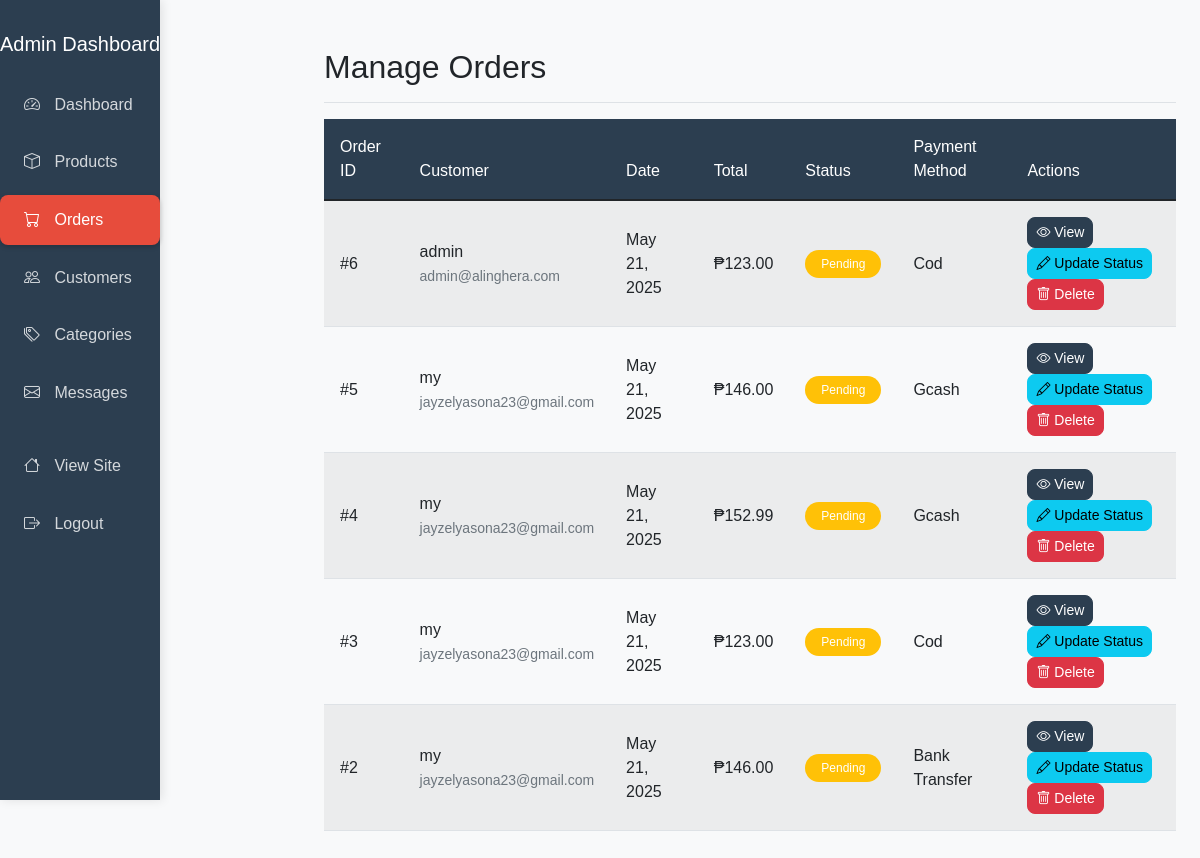
The page /admin/orders.php (signed in) on the database its author committed.
### tables this page shows
CREATE TABLE `orders` (
  `id` int(11) NOT NULL,
  `user_id` int(11) DEFAULT NULL,
  `total_amount` decimal(10,2) NOT NULL,
  `status` enum('pending','processing','shipped','delivered','cancelled') DEFAULT 'pending',
  `shipping_address` text NOT NULL,
  `contact_number` varchar(20) NOT NULL,
  `payment_method` varchar(50) NOT NULL,
  `created_at` timestamp NOT NULL DEFAULT current_timestamp()
);

CREATE TABLE `users` (
  `id` int(11) NOT NULL,
  `username` varchar(50) NOT NULL,
  `password` varchar(255) NOT NULL,
  `email` varchar(100) NOT NULL,
  `role` enum('admin','customer') NOT NULL DEFAULT 'customer',
  `created_at` timestamp NOT NULL DEFAULT current_timestamp()
);

### admin/orders.php (the view, shortened to what this page needs)
<?php
require_once "../config/database.php";
$sqla = "SELECT o.*, u.username, u.email
        FROM orders o
        JOIN users u ON o.user_id = u.id
        ORDER BY o.created_at DESC";
$result = mysqli_query($conn, $sqla);
$orders = mysqli_fetch_all($result, MYSQLI_ASSOC);
?>
<!DOCTYPE html>
<html lang="en">
<head>
    <link href="https://cdn.jsdelivr.net/npm/bootstrap@5.1.3/dist/css/bootstrap.min.css" rel="stylesheet">
    <link rel="stylesheet" href="https://cdn.jsdelivr.net/npm/bootstrap-icons@1.7.2/font/bootstrap-icons.css">
    <link rel="stylesheet" href="../assets/css/admin.css">
</head>
<body>
    <div class="container-fluid">
        <div class="row">
            <?php include 'sidebar.php'; ?>
            <main class="col-md-9 ms-sm-auto col-lg-9 px-md-4">
                <div class="d-flex justify-content-between flex-wrap flex-md-nowrap align-items-center pt-3 pb-2 mb-3 border-bottom">
                    <h1 class="h2">Manage Orders</h1>
                </div>
                <div class="table-responsive">
                    <table class="table table-striped table-hover">
                        <thead>
                            <tr>
                                <th>Order ID</th>
                                <th>Customer</th>
                                <th>Date</th>
                                <th>Total</th>
                                <th>Status</th>
                                <th>Payment Method</th>
                                <th>Actions</th>
                            </tr>
                        </thead>
                        <tbody>
                            <?php foreach($orders as $order): ?>
                                <tr>
                                    <td>#<?php echo $order['id']; ?></td>
                                    <td>
                                        <?php echo htmlspecialchars($order['username']); ?><br>
                                        <small class="text-muted"><?php echo htmlspecialchars($order['email']); ?></small>
                                    </td>
                                    <td><?php echo date('M j, Y', strtotime($order['created_at'])); ?></td>
                                    <td>₱<?php echo number_format($order['total_amount'], 2); ?></td>
                                    <td>
                                        <span class="badge bg-<?php
                                            echo $order['status'] === 'pending' ? 'warning' :
                                                ($order['status'] === 'processing' ? 'info' :
                                                ($order['status'] === 'shipped' ? 'primary' :
                                                ($order['status'] === 'delivered' ? 'success' : 'danger')));
                                        ?>">
                                            <?php echo ucfirst($order['status']); ?>
                                        </span>
                                    </td>
                                    <td><?php echo ucwords(str_replace('_', ' ', $order['payment_method'])); ?></td>
                                    <td>
                                        <a href="view_order.php?id=<?php echo $order['id']; ?>" class="btn btn-sm btn-primary">
                                            <i class="bi bi-eye"></i> View
                                        </a>
                                        <button type="button" class="btn btn-sm btn-info" data-bs-toggle="modal" data-bs-target="#updateStatusModal<?php echo $order['id']; ?>">
                                            <i class="bi bi-pencil"></i> Update Status
                                        </button>
                                        <button type="button" class="btn btn-sm btn-danger" data-bs-toggle="modal" data-bs-target="#deleteOrderModal<?php echo $order['id']; ?>">
                                            <i class="bi bi-trash"></i> Delete
                                        </button>
                                    </td>
                                </tr>
                            <?php endforeach; ?>
                        </tbody>
                    </table>
                </div>
            </main>
        </div>
    </div>
</body>
</html>

### assets/css/admin.css (style rules this page uses)
:root { --admin-primary: #2c3e50; --admin-secondary: #e74c3c; --admin-accent: #3498db; --admin-light: #ecf0f1; --admin-dark: #2c3e50; --admin-success: #2ecc71; --admin-warning: #f1c40f; --admin-danger: #e74c3c; --admin-text: #333; --admin-border-radius: 8px; --admin-box-shadow: 0 2px 15px rgba(0, 0, 0, 0.1); --admin-transition: all 0.3s ease; }
body { font-family: 'Poppins', sans-serif; background-color: #f8f9fa; }
main { margin-left: 25%; padding: 2rem; }
.table { margin-bottom: 0; }
.table thead th { background-color: var(--admin-primary); color: white; font-weight: 500; border: none; padding: 1rem; }
.table td { padding: 1rem; vertical-align: middle; }
.btn { padding: 0.5rem 1rem; border-radius: var(--admin-border-radius); font-weight: 500; transition: var(--admin-transition); }
.btn-sm { padding: 0.25rem 0.5rem; font-size: 0.875rem; }
.btn-primary { background-color: var(--admin-primary); border-color: var(--admin-primary); }
.badge { padding: 0.5rem 1rem; border-radius: 20px; font-weight: 500; }

### rows shown on the page
orders: id "6", user.username "admin", user.email "admin@alinghera.com", created_at "May 21, 2025", total_amount "123.00", status "Pending", payment_method "Cod"
orders: id "5", user.username "my", user.email "jayzelyasona23@gmail.com", created_at "May 21, 2025", total_amount "146.00", status "Pending", payment_method "Gcash"
orders: id "4", user.username "my", user.email "jayzelyasona23@gmail.com", created_at "May 21, 2025", total_amount "152.99", status "Pending", payment_method "Gcash"
orders: id "3", user.username "my", user.email "jayzelyasona23@gmail.com", created_at "May 21, 2025", total_amount "123.00", status "Pending", payment_method "Cod"
orders: id "2", user.username "my", user.email "jayzelyasona23@gmail.com", created_at "May 21, 2025", total_amount "146.00", status "Pending", payment_method "Bank Transfer"
